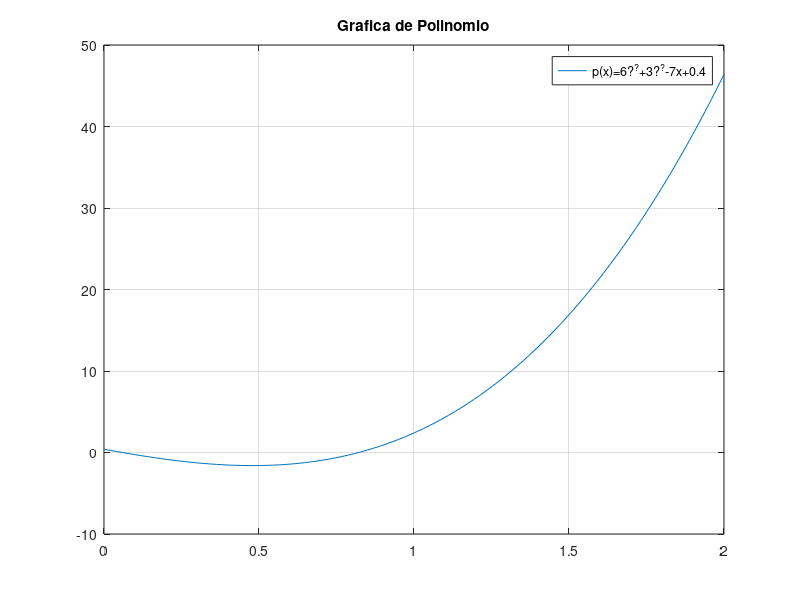

Here is the MATLAB script that generated this plot:
%Graicas de polinomios
%linspace: devuelve un vector de fila
%de 100 puntos equidistantes entre x1 y x2.
x=linspace(0,2,100);
%Almacenamos la la sustitucion de X
poli=[6 3 -7 0.4];
%eval?a el polinomio "P" en cada punto de X
y=polyval( poli,x);
%Graficamos
plot(x,y);
title('Grafica de Polinomio')
legend ('p(x)=6?^?+3?^?-7x+0.4')
grid on %mostramos cuadriculado


